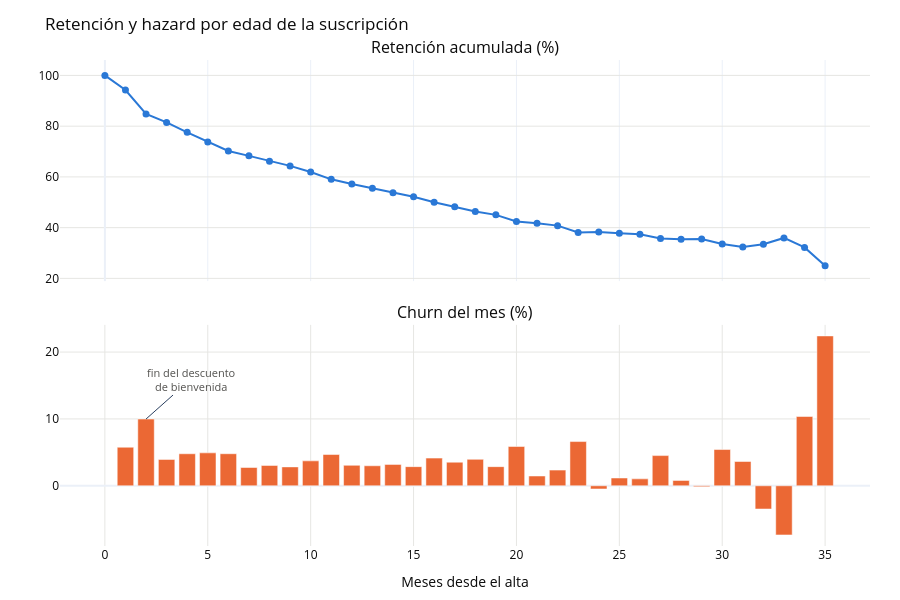

The notebook cell saved with this chart:
### Code cell
# Retención (acumulada) y hazard (mensual) miden cosas distintas en escalas distintas, así que
# van en dos paneles y no en un doble eje: superponerlos invita a leer cruces que no existen.
fig = make_subplots(rows=2, cols=1, shared_xaxes=True, vertical_spacing=0.09,
                    subplot_titles=("Retención acumulada (%)", "Churn del mes (%)"))
fig.add_trace(go.Scatter(x=retention.index, y=retention.to_numpy() * 100, name="Retención",
                         mode="lines+markers", line=dict(color=C_BLUE, width=2),
                         marker=dict(size=7), showlegend=False), row=1, col=1)
fig.add_trace(go.Bar(x=hazard.index, y=hazard.to_numpy() * 100, name="Churn del mes",
                     marker_color=C_ORANGE, showlegend=False), row=2, col=1)
layout2 = {k: v for k, v in PLOT_LAYOUT.items() if k not in ("height", "xaxis", "yaxis", "legend")}
fig.update_layout(**layout2, height=600, showlegend=False,
                  title="Retención y hazard por edad de la suscripción")
fig.update_xaxes(gridcolor=C_GRID, title_text="Meses desde el alta", row=2, col=1)
fig.update_yaxes(gridcolor=C_GRID)
fig.add_annotation(x=2, y=float(hazard.loc[2]) * 100, ax=45, ay=-40, arrowhead=0, row=2, col=1,
                   text="fin del descuento<br>de bienvenida", font=dict(color=C_MUTED, size=11))
fig.show()

print(f"Churn en el mes 1 : {hazard.loc[1]:.2%}")
print(f"Churn en el mes 2 : {hazard.loc[2]:.2%}   <-- pico del descuento de bienvenida")
print(f"Churn en el mes 3 : {hazard.loc[3]:.2%}")
print(f"Hazard de estado estable (edades 12+): {hazard[hazard.index >= 12].mean():.2%}")

### Figure 1 — Plotly figure (JSON) as saved in the notebook; plotly's stock layout.template omitted (floating-point values rounded to 4 significant figures)
{"data": [{"line": {"color": "#2a78d6", "width": 2}, "marker": {"size": 7}, "mode": "lines+markers", "name": "Retención", "showlegend": false, "type": "scatter", "x": [0, 1, 2, 3, 4, 5, 6, 7, 8, 9, 10, 11, 12, 13, 14, 15, 16, 17, 18, 19, 20, 21, 22, 23, 24, 25, 26, 27, 28, 29, 30, 31, 32, 33, 34, 35], "xaxis": "x", "y": [100.0, 94.23, 84.82, 81.48, 77.57, 73.75, 70.21, 68.29, 66.22, 64.34, 61.94, 59.05, 57.24, 55.53, 53.75, 52.21, 50.05, 48.28, 46.37, 45.04, 42.4, 41.77, 40.79, 38.1, 38.28, 37.83, 37.44, 35.74, 35.46, 35.51, 33.58, 32.36, 33.49, 35.95, 32.22, 25.0], "yaxis": "y"}, {"marker": {"color": "#eb6834"}, "name": "Churn del mes", "showlegend": false, "type": "bar", "x": [1, 2, 3, 4, 5, 6, 7, 8, 9, 10, 11, 12, 13, 14, 15, 16, 17, 18, 19, 20, 21, 22, 23, 24, 25, 26, 27, 28, 29, 30, 31, 32, 33, 34, 35], "xaxis": "x2", "y": [5.768, 9.983, 3.944, 4.793, 4.926, 4.796, 2.735, 3.042, 2.829, 3.729, 4.677, 3.063, 2.994, 3.202, 2.864, 4.139, 3.529, 3.958, 2.863, 5.878, 1.465, 2.346, 6.615, -0.4732, 1.168, 1.036, 4.519, 0.8034, -0.1442, 5.426, 3.632, -3.472, -7.351, 10.36, 22.41], "yaxis": "y2"}], "layout": {"annotations": [{"font": {"size": 16}, "showarrow": false, "text": "Retención acumulada (%)", "x": 0.5, "xanchor": "center", "xref": "paper", "y": 1.0, "yanchor": "bottom", "yref": "paper"}, {"font": {"size": 16}, "showarrow": false, "text": "Churn del mes (%)", "x": 0.5, "xanchor": "center", "xref": "paper", "y": 0.455, "yanchor": "bottom", "yref": "paper"}, {"arrowhead": 0, "ax": 45, "ay": -40, "font": {"color": "#52514e", "size": 11}, "text": "fin del descuento<br>de bienvenida", "x": 2, "xref": "x2", "y": 9.983, "yref": "y2"}], "font": {"color": "#0b0b0b", "size": 12}, "height": 600, "hovermode": "x unified", "margin": {"b": 50, "l": 60, "r": 30, "t": 60}, "showlegend": false, "title": {"text": "Retención y hazard por edad de la suscripción"}, "xaxis": {"anchor": "y", "domain": [0.0, 1.0], "matches": "x2", "showticklabels": false}, "xaxis2": {"anchor": "y2", "domain": [0.0, 1.0], "gridcolor": "#e6e6e3", "title": {"text": "Meses desde el alta"}}, "yaxis": {"anchor": "x", "domain": [0.545, 1.0], "gridcolor": "#e6e6e3"}, "yaxis2": {"anchor": "x2", "domain": [0.0, 0.455], "gridcolor": "#e6e6e3"}}}
